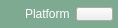
<?xml version="1.0" encoding="UTF-8"?>
<ui version="4.0">
 <class>AFQLoginToggleFrame</class>
 <widget class="QFrame" name="AFQLoginToggleFrame">
  <property name="geometry">
   <rect>
    <x>0</x>
    <y>0</y>
    <width>118</width>
    <height>28</height>
   </rect>
  </property>
  <property name="minimumSize">
   <size>
    <width>118</width>
    <height>28</height>
   </size>
  </property>
  <property name="maximumSize">
   <size>
    <width>16777215</width>
    <height>16777215</height>
   </size>
  </property>
  <property name="windowTitle">
   <string>Frame</string>
  </property>
  <property name="styleSheet">
   <string notr="true">QFrame {background-color: #7EAA92; color: white; border-radius:11px}</string>
  </property>
  <layout class="QHBoxLayout" name="horizontalLayout">
   <property name="spacing">
    <number>0</number>
   </property>
   <property name="leftMargin">
    <number>5</number>
   </property>
   <property name="topMargin">
    <number>0</number>
   </property>
   <property name="rightMargin">
    <number>5</number>
   </property>
   <property name="bottomMargin">
    <number>0</number>
   </property>
   <item>
    <widget class="QLabel" name="label_PlatformIcon">
     <property name="minimumSize">
      <size>
       <width>20</width>
       <height>20</height>
      </size>
     </property>
     <property name="maximumSize">
      <size>
       <width>20</width>
       <height>20</height>
      </size>
     </property>
     <property name="text">
      <string/>
     </property>
    </widget>
   </item>
   <item>
    <widget class="QLabel" name="label_PlatformName">
     <property name="minimumSize">
      <size>
       <width>32</width>
       <height>12</height>
      </size>
     </property>
     <property name="maximumSize">
      <size>
       <width>56</width>
       <height>15</height>
      </size>
     </property>
     <property name="styleSheet">
      <string notr="true">QLabel {color: white;}</string>
     </property>
     <property name="text">
      <string>Platform</string>
     </property>
    </widget>
   </item>
   <item>
    <widget class="QWidget" name="widget_LoginToggleSpacer" native="true">
     <property name="sizePolicy">
      <sizepolicy hsizetype="Expanding" vsizetype="Expanding">
       <horstretch>0</horstretch>
       <verstretch>0</verstretch>
      </sizepolicy>
     </property>
     <property name="minimumSize">
      <size>
       <width>0</width>
       <height>0</height>
      </size>
     </property>
    </widget>
   </item>
   <item>
    <widget class="AFQToggleButton" name="pushButton_LoginToggle">
     <property name="minimumSize">
      <size>
       <width>37</width>
       <height>14</height>
      </size>
     </property>
     <property name="maximumSize">
      <size>
       <width>37</width>
       <height>14</height>
      </size>
     </property>
     <property name="text">
      <string/>
     </property>
    </widget>
   </item>
  </layout>
 </widget>
 <customwidgets>
  <customwidget>
   <class>AFQToggleButton</class>
   <extends>QPushButton</extends>
   <header>UIComponent/CBasicToggleButton.h</header>
  </customwidget>
 </customwidgets>
 <resources/>
 <connections/>
</ui>
